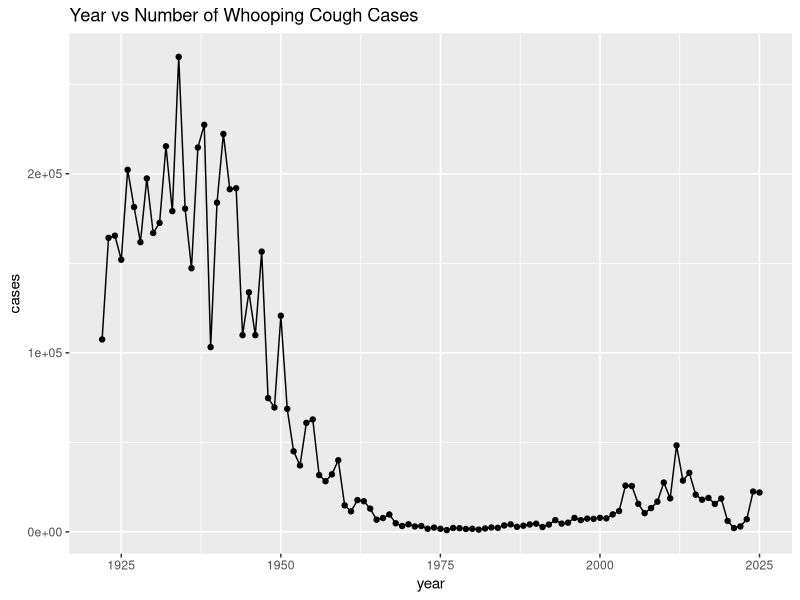
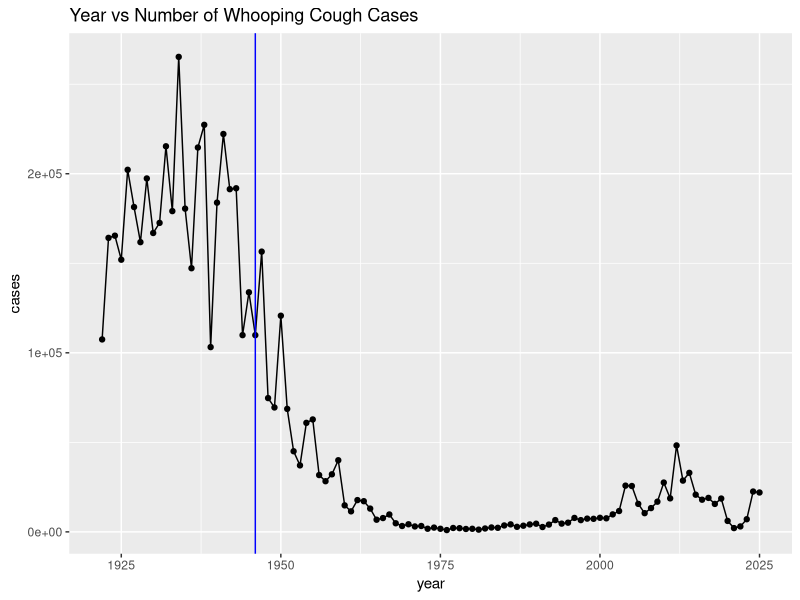
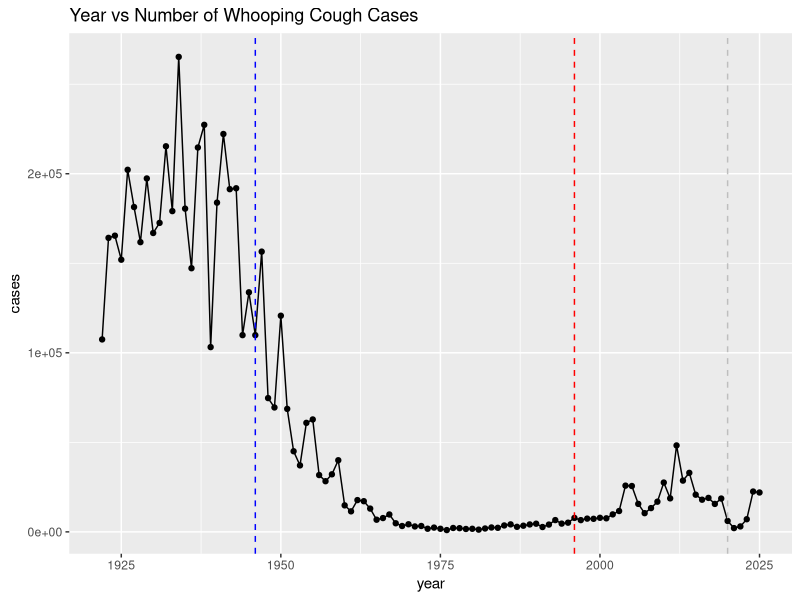

R code for these plots, in order: (Note: this script raises an error after producing the figures.)
## ---- chunk 1
cdc <- 
  data.frame(
                            year = c(1922L,1923L,1924L,1925L,1926L,1927L,
                                     1928L,1929L,1930L,1931L,1932L,1933L,1934L,
                                     1935L,1936L,1937L,1938L,1939L,1940L,
                                     1941L,1942L,1943L,1944L,1945L,1946L,
                                     1947L,1948L,1949L,1950L,1951L,1952L,
                                     1953L,1954L,1955L,1956L,1957L,1958L,
                                     1959L,1960L,1961L,1962L,1963L,1964L,
                                     1965L,1966L,1967L,1968L,1969L,1970L,
                                     1971L,1972L,1973L,1974L,1975L,1976L,1977L,
                                     1978L,1979L,1980L,1981L,1982L,1983L,
                                     1984L,1985L,1986L,1987L,1988L,1989L,
                                     1990L,1991L,1992L,1993L,1994L,1995L,
                                     1996L,1997L,1998L,1999L,2000L,2001L,
                                     2002L,2003L,2004L,2005L,2006L,2007L,
                                     2008L,2009L,2010L,2011L,2012L,2013L,
                                     2014L,2015L,2016L,2017L,2018L,2019L,2020L,
                                     2021L,2022L,2023L, 2024L, 2025L),
    cases = c(107473,164191,165418,152003,202210,181411,
                                     161799,197371,166914,172559,215343,
                                     179135,265269,180518,147237,214652,
                                     227319,103188,183866,222202,191383,191890,
                                     109873,133792,109860,156517,74715,
                                     69479,120718,68687,45030,37129,60886,
                                     62786,31732,28295,32148,40005,14809,
                                     11468,17749,17135,13005,6799,7717,9718,
                                     4810,3285,4249,3036,3287,1759,2402,
                                     1738,1010,2177,2063,1623,1730,1248,
                                     1895,2463,2276,3589,4195,2823,3450,4157,
                                     4570,2719,4083,6586,4617,5137,7796,
                                     6564,7405,7298,7867,7580,9771,11647,
                                     25827,25616,15632,10454,13278,16858,
                                     27550,18719,48277,28639,32971,20762,
                                     17972,18975,15609,18617,6124,2116,3044,
                                     7063, 22538, 21996)
  )
## ---- chunk 2
library(ggplot2)

ggplot(cdc, aes(x=year, y = cases)) + geom_point() + geom_line() + labs(title = "Year vs Number of Whooping Cough Cases")

## ---- chunk 3
ggplot(cdc, aes(x=year, y = cases)) + geom_point() + geom_line() + labs(title = "Year vs Number of Whooping Cough Cases") + geom_vline(xintercept=1946, col = "blue")
## ---- chunk 4
ggplot(cdc, aes(x=year, y = cases)) + geom_point() + geom_line() + labs(title = "Year vs Number of Whooping Cough Cases") + geom_vline(xintercept=1946, col = "blue", lty = 2) + geom_vline(xintercept=1996, col = "red", lty = 2) + geom_vline(xintercept=2020, col = "grey", lty = 2) 
## ---- chunk 5
library(jsonlite)
## ---- chunk 6
subject <- read_json("https://www.cmi-pb.org/api/subject", simplifyVector = TRUE) 
## ---- chunk 7
head(subject, 3)
## ---- chunk 8
table(subject$infancy_vac)
## ---- chunk 9
table(subject$biological_sex)
## ---- chunk 10
table(subject$race, subject$biological_sex)
## ---- chunk 11
library(lubridate)
today()
## ---- chunk 12
today() - ymd("2000-01-01")
## ---- chunk 13
time_length( today() - ymd("2000-01-01"),  "years")
## ---- chunk 14
library(dplyr)

subject$age <- today() - ymd(subject$year_of_birth)

wp <- subject |> filter(infancy_vac=="wP")

round( summary( time_length( wp$age, "years" ) ) )
## ---- chunk 15
ap <- subject |> filter(infancy_vac=="aP")

round( summary( time_length( ap$age, "years" ) ) )
## ---- chunk 16
int <- ymd(subject$date_of_boost) - ymd(subject$year_of_birth)
age_at_boost <- time_length(int, "year")
head(age_at_boost)
## ---- chunk 17
ggplot(subject) +
  aes(time_length(age, unit="year"),
      fill=as.factor(infancy_vac)) +
  geom_histogram(show.legend=TRUE) +
  facet_wrap(vars(infancy_vac), nrow=2) +
  xlab("Age in years")

x <- t.test(time_length( wp$age, "years" ),
       time_length( ap$age, "years" ))

x$p.value
## ---- chunk 18
specimen <- read_json("http://cmi-pb.org/api/v5_1/specimen", simplifyVector=T)
ab_titer <- read_json("http://cmi-pb.org/api/v5_1/plasma_ab_titer", simplifyVector =T)
## ---- chunk 19
head(specimen)
## ---- chunk 20
head(ab_titer)
## ---- chunk 21
library(dplyr)
meta <- inner_join(subject, specimen)
head(meta)
## ---- chunk 22
abdata<-inner_join(ab_titer, meta)
head(abdata)
## ---- chunk 23
sometable<-table(abdata$isotype, abdata$infancy_vac)
## ---- chunk 24
table(abdata$antigen)
## ---- chunk 25
igg <-abdata |> 
          filter(isotype=="IgG")
#igg
## ---- chunk 26
ggplot(igg, aes(x=MFI_normalised, y = antigen)) + geom_boxplot()
## ---- chunk 27
ggplot(igg, aes(x=MFI_normalised, y = antigen)) + geom_boxplot() + facet_wrap(~ infancy_vac)
## ---- chunk 28
ggplot(igg, aes(x=MFI_normalised, y = antigen, col = infancy_vac)) + geom_boxplot() + facet_wrap(~ visit)
## ---- chunk 29
igg |> filter(visit != 8) %>%
ggplot() +
  aes(MFI_normalised, antigen, col=infancy_vac ) +
  geom_boxplot(show.legend = FALSE) + 
  xlim(0,75) +
  facet_wrap(vars(infancy_vac, visit), nrow=2)
## ---- chunk 30
filter(igg, antigen=="OVA") |>
  ggplot() +
  aes(MFI_normalised, col=infancy_vac) +
  geom_boxplot(show.legend = FALSE) +
  facet_wrap(vars(visit)) +
  theme_bw()
## ---- chunk 31
filter(igg, antigen=="FIM2/3") |>
  ggplot() +
  aes(MFI_normalised, col=infancy_vac) +
  geom_boxplot(show.legend = FALSE) +
  facet_wrap(vars(visit)) +
  theme_bw()
## ---- chunk 32
ab.PT.21 <- abdata |>
    filter(dataset=="2021_dataset", isotype == "IgG", antigen == "PT")

  ggplot(ab.PT.21) +
    aes(x=planned_day_relative_to_boost,
        y=MFI_normalised,
        col=infancy_vac,
        group=subject_id) +
        geom_point()+
    geom_smooth(aes(x = planned_day_relative_to_boost, y = MFI_normalised, group = infancy_vac), se= FALSE, , size = 1.5, span = .3) +
    geom_line(alpha = .3) +
    geom_vline(xintercept=0, linetype="dashed") +
    geom_vline(xintercept=14, linetype="dashed") +
  labs(title="CMI-PB 2021 dataset IgG PT",
       subtitle = "Dashed lines indicate day 0 (pre-boost) and 14 (apparent peak levels)") + xlab("Day Relative to Boost") + ylab("Normalised MFI")
## ---- chunk 33
url <- "https://www.cmi-pb.org/api/v2/rnaseq?versioned_ensembl_gene_id=eq.ENSG00000211896.7"

rna <- read_json(url, simplifyVector = TRUE) 
## ---- chunk 34
meta <- inner_join(specimen, subject)
ssrna <- inner_join(rna, meta)
## ---- chunk 35
ggplot(ssrna) +
  aes(visit, tpm, group=subject_id) +
  geom_point() +
  geom_line(alpha=0.2)
## ---- chunk 36
ggplot(ssrna) +
  aes(tpm, col=infancy_vac) +
  geom_boxplot() +
  facet_wrap(vars(visit))
## ---- chunk 37
ssrna %>%  
  filter(visit==4) |>
  ggplot() +
    aes(tpm, col=infancy_vac) + geom_density() + 
    geom_rug() 
